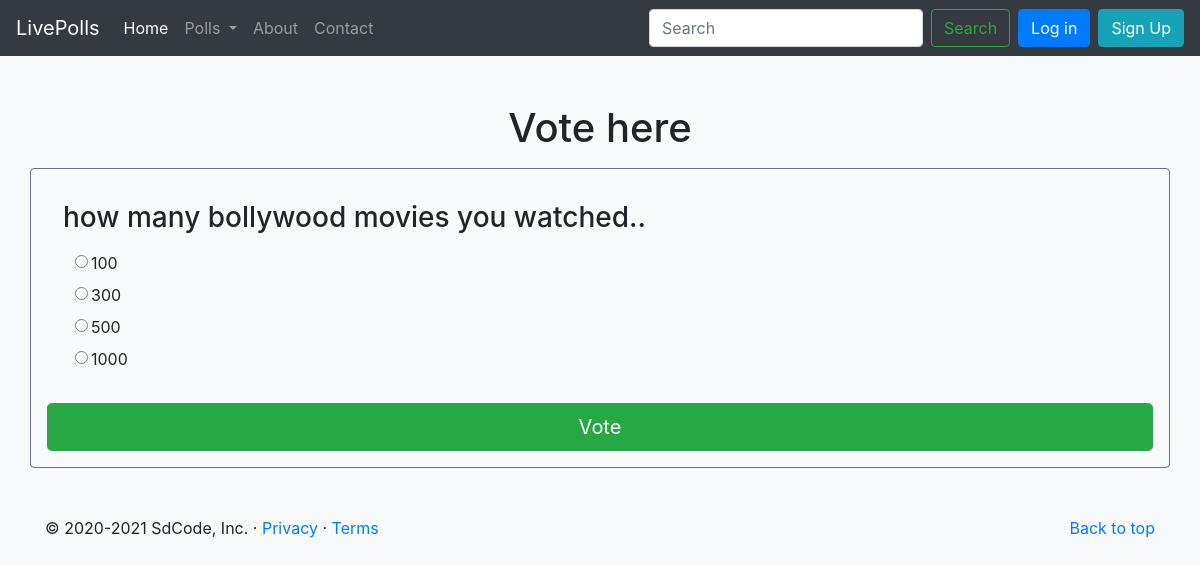
Screenshot of /users9/ with the database file from the repository.
### users/models.py (models this page shows, shortened)
class Question(models.Model):
    sno= models.AutoField(primary_key=True)
    question_text = models.CharField(max_length=200)
    livestatus = models.BooleanField(default=True)
    publicstatus = models.CharField(max_length=50)
    user=models.ForeignKey(User, on_delete=models.CASCADE)
    timestamp = models.DateTimeField(default=now)

class Choice(models.Model):
    question = models.ForeignKey(Question, on_delete=models.CASCADE)
    choice_text = models.CharField(max_length=200)
    votes = models.IntegerField(default=0)

### users/views.py (the view)
# urls.py: path('<int:question_id>/', views.details, name='details'),
def details(request, question_id):
    try:
        question = Question.objects.get(pk=question_id)
    except Question.DoesNotExist:
        raise Http404("Question does not exist")
    return render(request, 'users/details.html', {'question': question})

### templates/users/details.html (shortened to what this page needs)
{% extends 'base.html' %}
{% block content %}
<h1 class="text-center mb-3 mt-5">Vote here</h1>
<div class="container p-3 border rounded border-secondary">
	<form action="{% url 'users:vote' question.sno %}" method="post">
		<h3 class="m-3">{{ question.question_text }}</h3>
		{% for choice in question.choice_set.all %}
			<div class="form-check">
				<input type="radio"	name="choice" class="form-check-input ml-2" id="choice{{ forloop.counter }}" value="{{ choice.id }}"	required/>
				<label class="ml-4" for="choice{{ forloop.counter }}">{{ choice.choice_text }}</label>
			</div>
		{% endfor %}
		<input type="submit" value="Vote" class="btn btn-success btn-lg btn-block mt-4" />
	</form>
</div>
{% endblock %}

### rows the page displays
Question: question_text "how many bollywood movies you watched.."
Choice: choice_text "100"
Choice: choice_text "300"
Choice: choice_text "500"
Choice: choice_text "1000"
